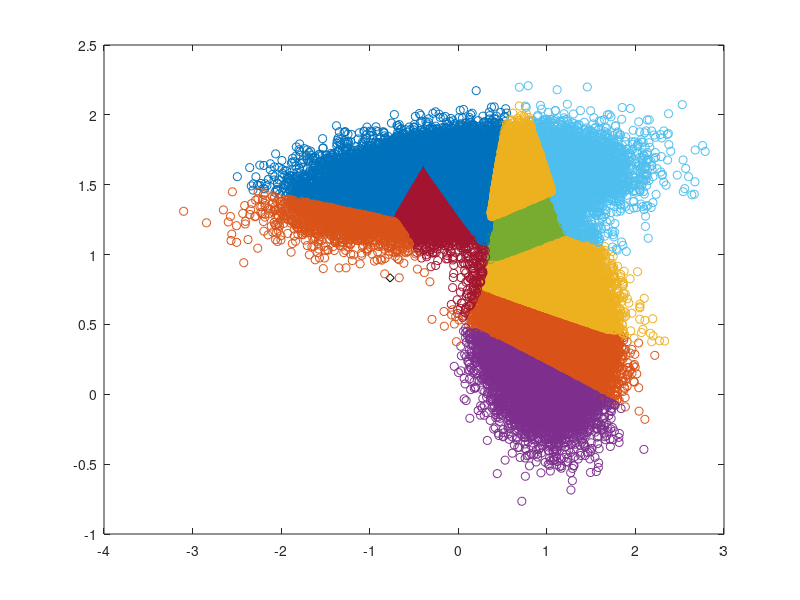

Recreate this plot in MATLAB. (Note: this script raises an error after producing the figure.)
clear
close all
clc
%% Load and visualize data
load('Double_Gaussian_Large.mat')
%% K-means algorithm
% Preprocess
Y = X(:,2);
X = X(:,1);

%% Initial clusters
K = 10;
for n=1:K
    i = randi(length(X));
    j = randi(length(Y));
    Mu(n,:) = [X(i) Y(j)];
end
%%
plot(Mu(:,1),Mu(:,2),'kd')
C = zeros(1,length(X));
Z = C;
%%
for n=1:15
    close all
    for i=1:length(X)
        t = [];
        for ii=1:K 
            t = [t; sqrt((Mu(ii,1)-X(i))^2+(Mu(ii,2)-Y(i))^2)];
        end
        [~,C(i)] = min(t);
    end
    for i=1:K
        Mu(i,:) = [sum([C==i]'.*X)/sum(C==i),sum([C==i]'.*Y)/sum(C==i)];
        hold on
        tx = [C==i]'.*X; tx(~any(tx,2),:) = [];
        ty = [C==i]'.*Y; ty(~any(ty,2),:) = [];
        plot(tx,ty,'o')
    end
    hold on
    plot(Mu(:,1),Mu(:,2),'R*')
    pause(1)
    if C == Z
        fprintf('Converged\n')
        break
    end
    Z = C;
end
load('Double_Gaussian_Data.mat')
figure
gscatter(X(:,1),X(:,2),Y,'br')